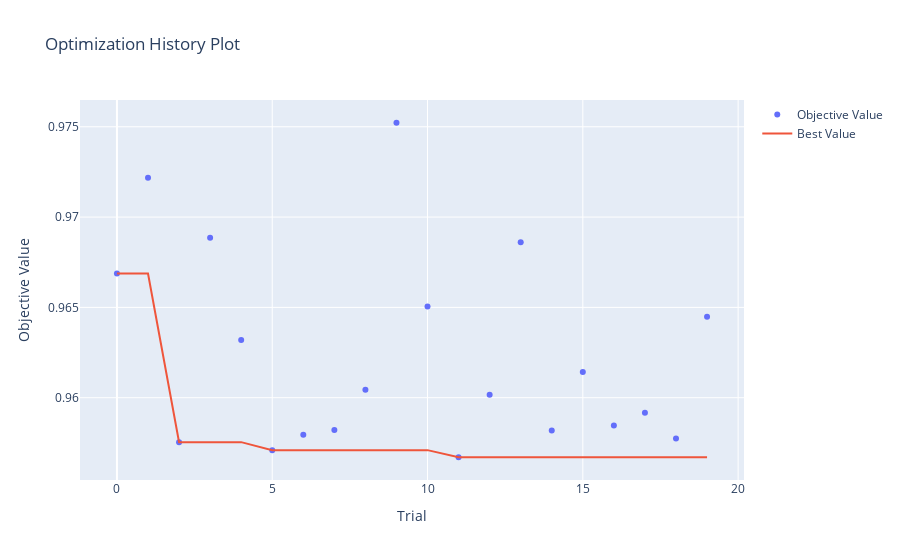

Notebook code for this chart:
### Code cell
import optuna.visualization as vis

vis.plot_optimization_history(study_wv)

### Figure 1 — Plotly figure (JSON) as saved in the notebook; plotly's stock layout.template omitted (floating-point values rounded to 4 significant figures)
{"data": [{"mode": "markers", "name": "Objective Value", "type": "scatter", "x": [0, 1, 2, 3, 4, 5, 6, 7, 8, 9, 10, 11, 12, 13, 14, 15, 16, 17, 18, 19], "y": [0.9669, 0.9722, 0.9575, 0.9689, 0.9632, 0.9571, 0.9579, 0.9582, 0.9604, 0.9752, 0.9651, 0.9567, 0.9602, 0.9686, 0.9582, 0.9614, 0.9585, 0.9592, 0.9577, 0.9645]}, {"mode": "lines", "name": "Best Value", "type": "scatter", "x": [0, 1, 2, 3, 4, 5, 6, 7, 8, 9, 10, 11, 12, 13, 14, 15, 16, 17, 18, 19], "y": [0.9669, 0.9669, 0.9575, 0.9575, 0.9575, 0.9571, 0.9571, 0.9571, 0.9571, 0.9571, 0.9571, 0.9567, 0.9567, 0.9567, 0.9567, 0.9567, 0.9567, 0.9567, 0.9567, 0.9567]}, {"marker": {"color": "#cccccc"}, "mode": "markers", "name": "Infeasible Trial", "showlegend": false, "type": "scatter", "x": [], "y": []}], "layout": {"title": {"text": "Optimization History Plot"}, "xaxis": {"title": {"text": "Trial"}}, "yaxis": {"title": {"text": "Objective Value"}}}}
